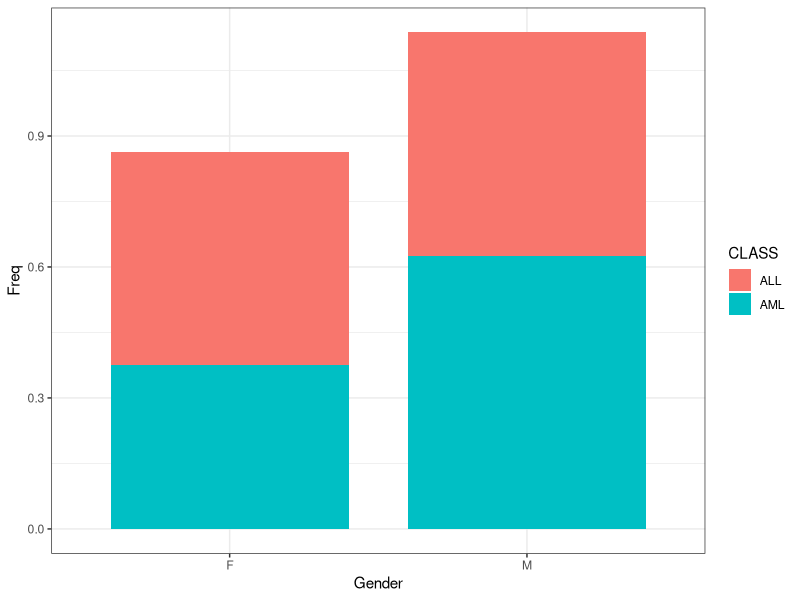
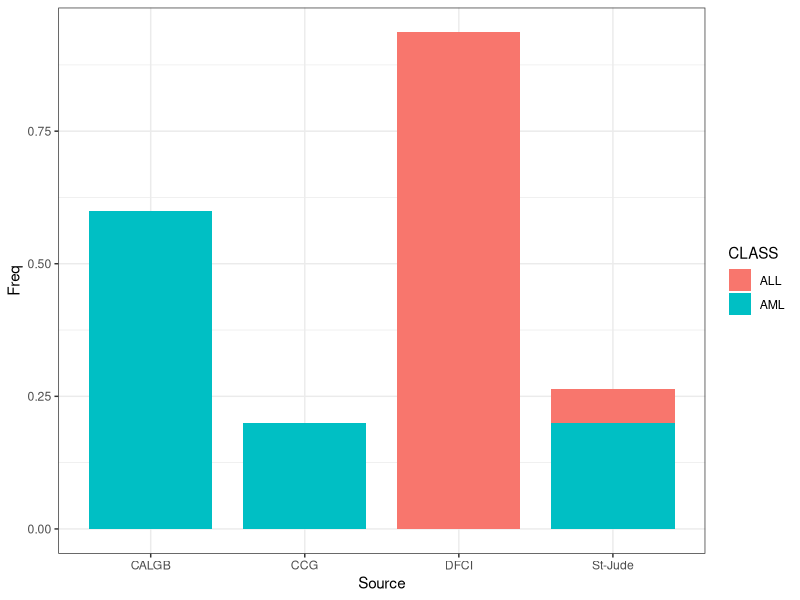
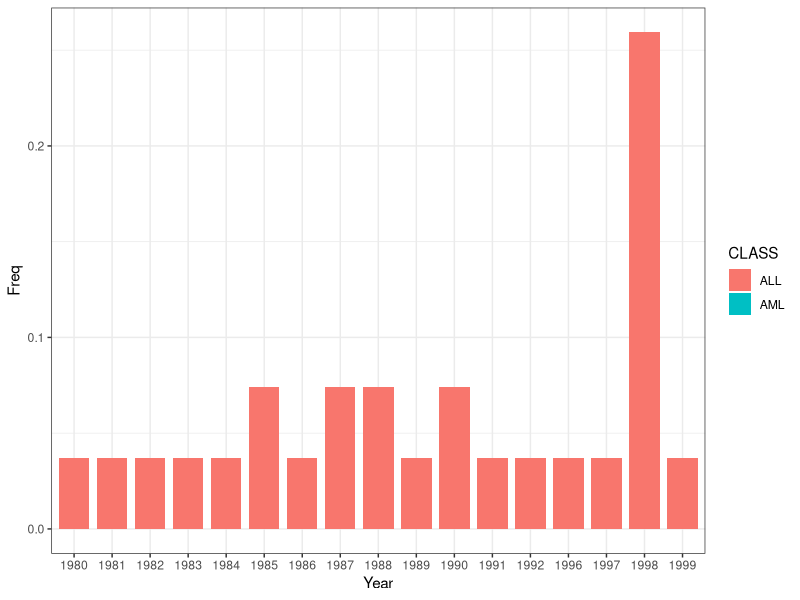
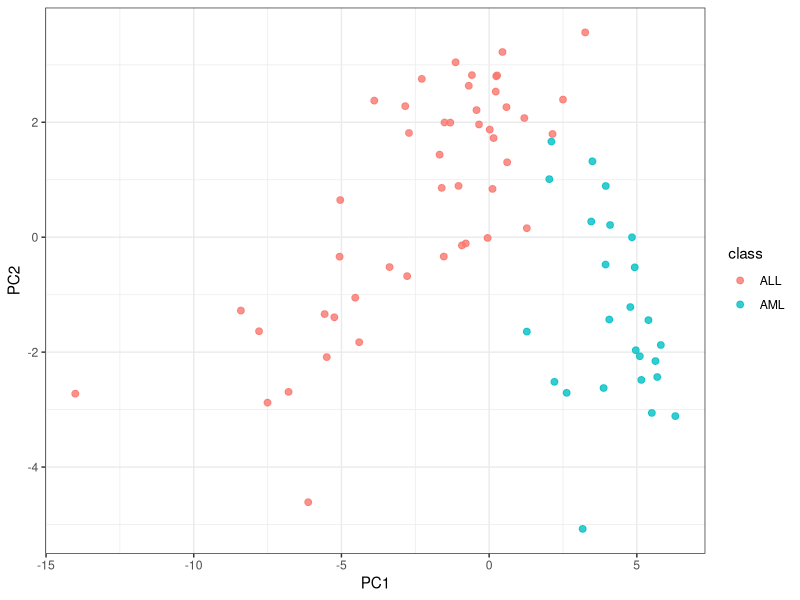
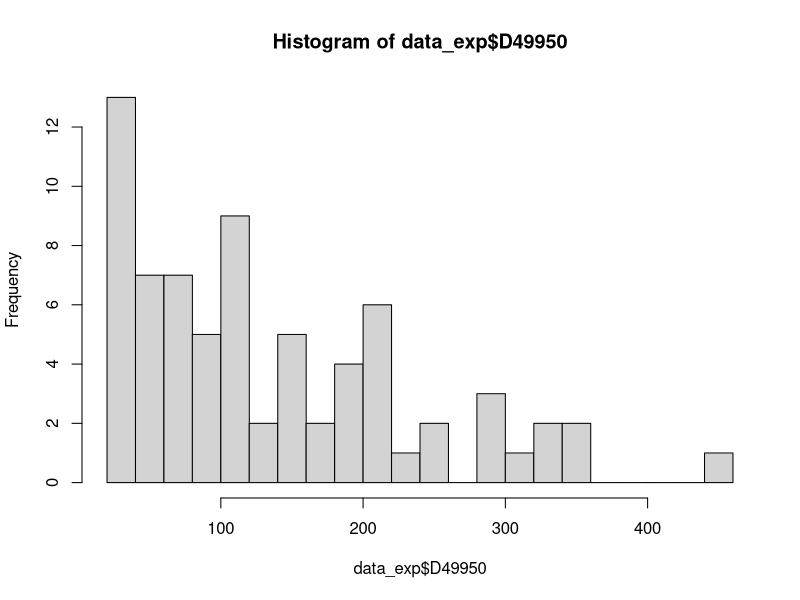
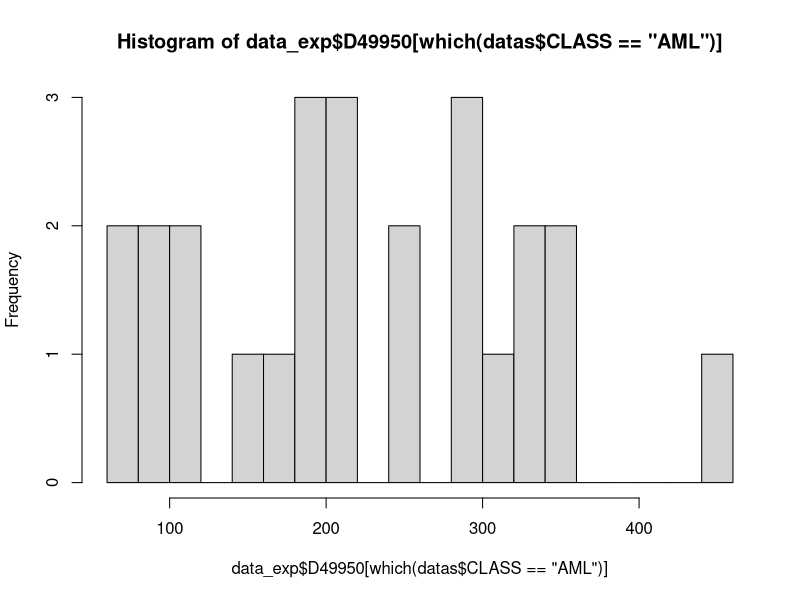

Recreate these plots in R, in order.
# Genes Leukemia dataset - basic feature engineering ----
library(ggplot2)

datas <- read.csv("Exercises/genes-leukemia.csv", stringsAsFactors = F)
str(datas)
summary(datas)

# "?" transform to NA! It's a must.
datas[datas == "?"] <- NA
summary(datas)

# Categorical features exploration ----
table.freq <- table(datas[, c("CLASS", "Gender")])
table.freq[1,] <- table.freq[1,]/sum(table.freq[1,])
table.freq[2,] <- table.freq[2,]/sum(table.freq[2,])
DF1 <- as.data.frame(table.freq)

ggplot(DF1, aes(x = Gender, y = Freq, fill = CLASS)) +
  geom_bar(stat = "identity", width = 0.8) +
  theme_bw()

# Test for contingency tables of size 2x2 - Fisher test
# Null hypothesis - odds ratios are equal for categories - frequencies are equally divided in a table
fisher.test(table(datas[, c("CLASS", "Gender")]))

# Multiple classes in a category
table.freq <- table(datas[, c("CLASS", "Source")])
table.freq[1,] <- table.freq[1,]/sum(table.freq[1,])
table.freq[2,] <- table.freq[2,]/sum(table.freq[2,])
DF1 <- as.data.frame(table.freq)

ggplot(DF1, aes(x = Source, y = Freq, fill = CLASS)) +
  geom_bar(stat = "identity", width = 0.8) +
  theme_bw()

# Test for contingency tables of size MxN - Chi-square test
# Null hypothesis - odds ratios are equal for categories - frequencies are equally divided in a table
chisq.test(table(datas[, c("CLASS", "Source")]))

table.freq <- table(datas[, c("CLASS", "Year")])
# no data for AML
table.freq[1,] <- table.freq[1,]/sum(table.freq[1,])
table.freq[2,] <- table.freq[2,]/sum(table.freq[2,])
DF1 <- as.data.frame(table.freq)

ggplot(DF1, aes(x = Year, y = Freq, fill = CLASS)) +
 geom_bar(stat = "identity", width = 0.8) +
 theme_bw()

# Numerical features exploration ----
# subset gene expression data
int_cols <- sapply(datas, is.integer)
data_exp <- datas[, int_cols]

# PCA dimensionality reduction
# visualise data to 2D
data_pc <- prcomp(data_exp, center = TRUE, scale. = TRUE)

ggplot(data.frame(data_pc$x[,1:2], class = datas$CLASS), aes(PC1, PC2, color = class)) +
  geom_point(size = 2, alpha = 0.8) +
  theme_bw()

# Normality testing
# before using t-test it is necessery to test normality of data, becasuse t-test assume normal distribution
shapiro.test(data_exp$D49950)
hist(data_exp$D49950, breaks = 20)
# diveded for class - better results
shapiro.test(data_exp$D49950[which(datas$CLASS == "ALL")])
shapiro.test(data_exp$D49950[which(datas$CLASS == "AML")])
hist(data_exp$D49950[which(datas$CLASS == "AML")], breaks = 15)

# Two sample mean testing
# Null hypothesis H_0: \mu_1 = \mu_2 vs. H_1: \mu_1 != \mu_2
t.test(data_exp$D49950[which(datas$CLASS == "ALL")],
       data_exp$D49950[which(datas$CLASS == "AML")], paired = F)

# Non-parametric version of t-test is Wilcoxon rank sum test (without parametric distibution assumption)
wilcox.test(data_exp$D49950[which(datas$CLASS == "ALL")],
            data_exp$D49950[which(datas$CLASS == "AML")],
            paired = F)
